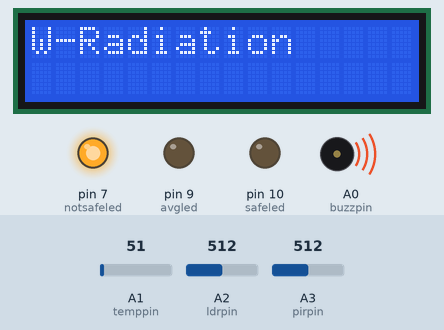
Recording of a sketch running on a simulated Arduino Uno, built with avr-gcc and run on an emulated ATmega328P. Shown: 16×2 character LCD, output pins drawn as LEDs (lit = HIGH), buzzer (waves = sounding). The inputs (shaded band) are chosen by the test bench; at power-on: A1 (temppin) = 51, A2 (ldrpin) = 512, A3 (pirpin) = 512.

Above: at 1.2 s.
1.3 s: A1 (temppin) set to 22
5.2 s: A1 (temppin) set to 18
At 6.9 s:
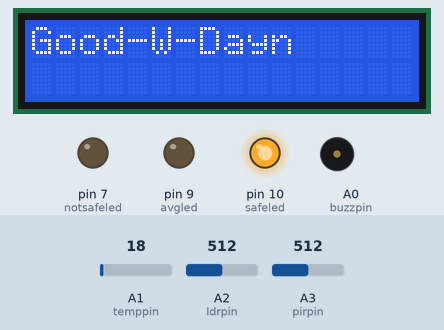
9.1 s: A2 (ldrpin) set to 210
13.2 s: A2 (ldrpin) set to 189
At 16.3 s:
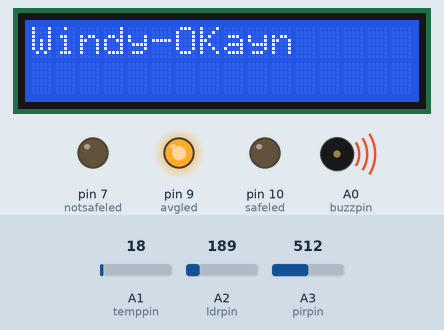
17.1 s: A3 (pirpin) set to 108
21.0 s: A3 (pirpin) set to 89
At 22.2 s:
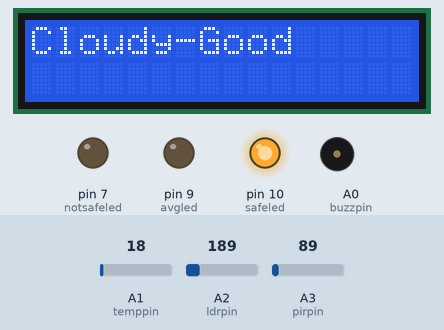
Timing chart, 0 to 24.0 s (numbered marks = the images above; inputs shaded):
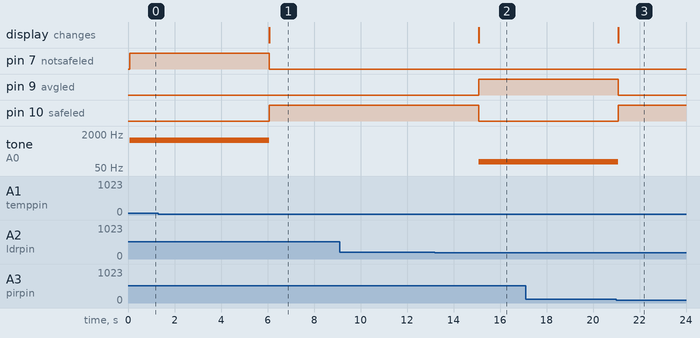

Measured:
- the behaviour switches between 21 and 20 on A1 (temppin) (found by bisection; images 0 and 1)
- the behaviour switches between 200 and 199 on A2 (ldrpin) (found by bisection; images 1 and 2)
- the behaviour switches between 100 and 99 on A3 (pirpin) (found by bisection; images 2 and 3)
- after the input at 1.3 s, every drawn part: stays the same
- after the input at 5.2 s, pin 7 (notsafeled): HIGH → LOW after 0.87 s; pin 10 (safeled): LOW → HIGH after 0.87 s; tone on A0 (buzzpin): 1000 Hz → silent after 0.87 s; the display: changes after 0.87 s (image 1)
- after the input at 9.1 s, every drawn part: stays the same
- after the input at 13.2 s, pin 9 (avgled): LOW → HIGH after 1.9 s; pin 10 (safeled): HIGH → LOW after 1.9 s; tone on A0 (buzzpin): silent → 100 Hz after 1.9 s; the display: changes after 1.9 s (image 2)
- after the input at 17.1 s, every drawn part: stays the same
- after the input at 21.0 s, pin 9 (avgled): HIGH → LOW after 0.08 s; pin 10 (safeled): LOW → HIGH after 0.08 s; tone on A0 (buzzpin): 100 Hz → silent after 0.08 s; the display: changes after 0.08 s (image 3)

The sketch:

project-weather_alerter.ino
```cpp
//over head -> bad
//over wind -> bad
//over intensity -> bad

/*components used
 * leds - 3
 * buzzer - 1
 * lcd - 1 (16,2)
 * ldr - 1 (to detect light)
 * temperature sensor - 1  (to detect the temperature
 * pir sensor - 1 (a motion detector to check for the wind strength)
 */


#include<LiquidCrystal.h>
LiquidCrystal lcd(12,11,5,4,3,2);

int safeled=10;  // glows if the condition  is good
int avgled=9;       // glows if the condition is okish
int notsafeled=7;      // glows if the condition is bad

int buzzpin=A0;   // tones if the condition is bad or avg
int temppin=A1;
int ldrpin=A2;
int pirpin=A3;


void setup() {
  // put your setup code here, to run once:
  pinMode(safeled,OUTPUT);
  pinMode(avgled,OUTPUT);
  pinMode(notsafeled,OUTPUT);
  pinMode(buzzpin,OUTPUT);
  pinMode(temppin,INPUT);
  pinMode(ldrpin,INPUT);
  pinMode(pirpin,INPUT);
  lcd.begin(16,2);
  lcd.clear();

}

void loop() {
  // put your main code here, to run repeatedly:
  int temp=analogRead(temppin);
  temp=temp*.48812;
  int ldrval=analogRead(ldrpin);
  int pirval=analogRead(pirpin);

  if (temp >= 10)
  {
    if(ldrval <=200)
    {
      if(pirval < 100 )
      {
        lcd.print("Not Good");
        lcd.setCursor(0,0);
        digitalWrite(notsafeled,HIGH);
        digitalWrite(safeled,LOW);
        digitalWrite(avgled,LOW);
        tone(buzzpin,1000);
      }
      else
      {
        lcd.print("Heat-Windny");
        lcd.setCursor(0,0);
        digitalWrite(notsafeled,HIGH);
        digitalWrite(safeled,LOW);
        digitalWrite(avgled,LOW);
        tone(buzzpin,1000);
      }
    }
    else
    {
       if(pirval < 100 )
      {
        lcd.print("H-Radiation");
        lcd.setCursor(0,0);
        digitalWrite(notsafeled,HIGH);
        digitalWrite(safeled,LOW);
        digitalWrite(avgled,LOW);
        tone(buzzpin,1000);
      }
      else
      {
        lcd.print("W-Radiation");
        lcd.setCursor(0,0);
        digitalWrite(notsafeled,HIGH);
        digitalWrite(safeled,LOW);
        digitalWrite(avgled,LOW);
        tone(buzzpin,1000);
      }
    }
  }
  else
  {
    if(ldrval >=200)
    {
      if(pirval < 100 )
      {
        lcd.print("Night_light");
        lcd.setCursor(0,0);
        digitalWrite(notsafeled,LOW);
        digitalWrite(safeled,HIGH);
        digitalWrite(avgled,LOW);
        noTone(buzzpin);
      }
      else
      {
        lcd.print("Good-W-Day");
        lcd.setCursor(0,0);
        digitalWrite(notsafeled,LOW);
        digitalWrite(safeled,HIGH);
        digitalWrite(avgled,LOW);
        noTone(buzzpin);
      }
    }
    else
    {
       if(pirval < 100 )
      {
        lcd.print("Cloudy-Good");
        lcd.setCursor(0,0);
        digitalWrite(notsafeled,LOW);
        digitalWrite(safeled,HIGH);
        digitalWrite(avgled,LOW);
        noTone(buzzpin);
      }
      else
      {
        lcd.print("Windy-OK");
        lcd.setCursor(0,0);
        digitalWrite(notsafeled,LOW);
        digitalWrite(safeled,LOW);
        digitalWrite(avgled,HIGH);
        tone(buzzpin,100);
      }
    }
  }
  delay(3000);
}
```
